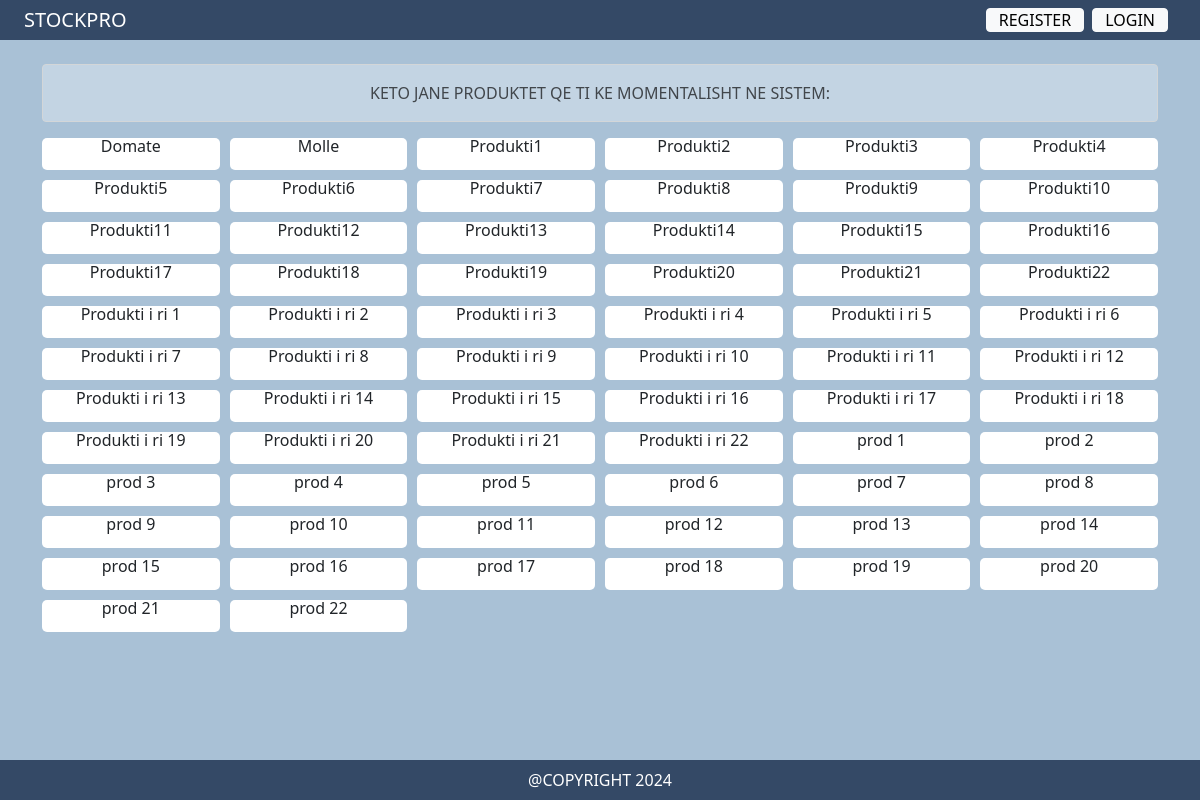
/products/, run on an earlier commit of the app's database.
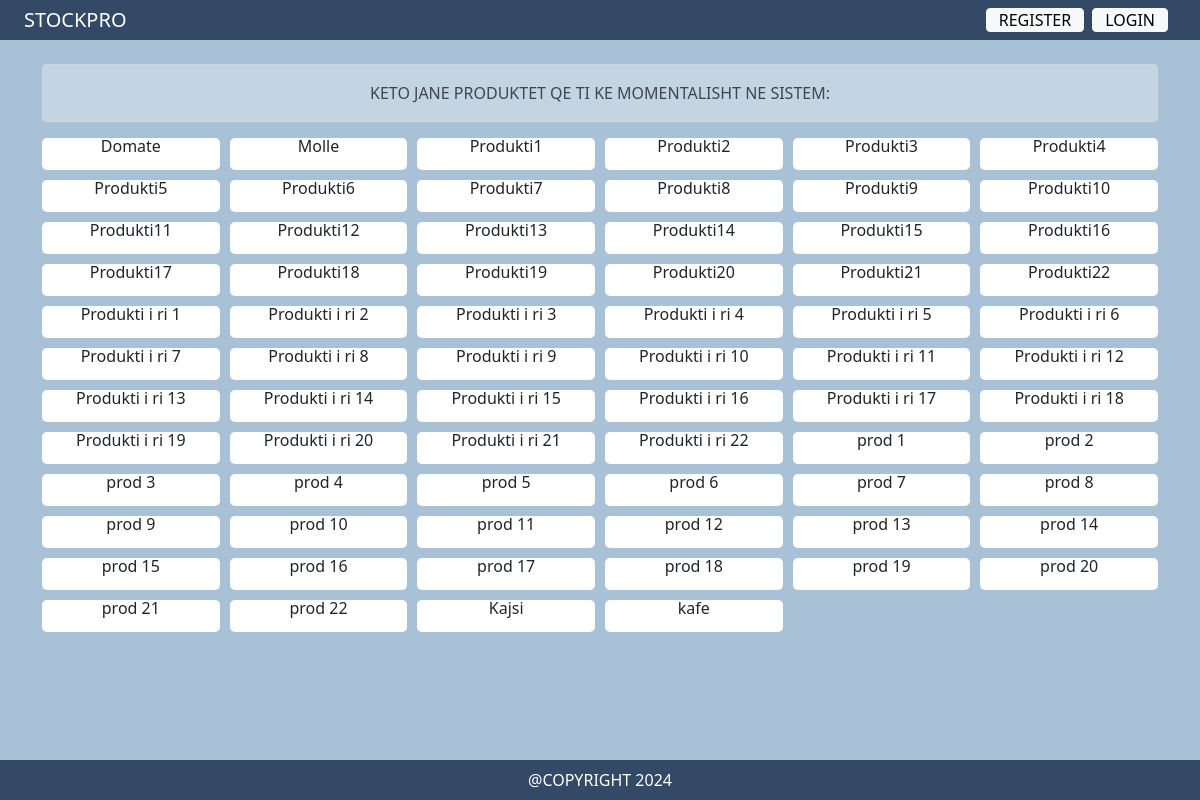
And on a later commit of the database.
### product/models.py (models this page shows, shortened)
class Product (models.Model):
    UNIT_CHOICES = [
        ('kg', 'Kilogram'),
        ('g', 'Gram'),
        ('L', 'Liter'),
        ('ml', 'Milliliter'),
        ('pcs', 'Cope'),
    ]
    name=models.CharField(max_length=255, unique=True)
    celja_quantity = models.DecimalField(default=0, decimal_places=2, max_digits=20, editable=False) #celja qe do llogaritet muaj per muaj
    actual_stock = models.DecimalField(default=0, decimal_places=2, max_digits=20) #stoku aktual per muajin aktual
    total_stock = models.DecimalField(default=0, decimal_places=2, max_digits=20) #stoku total per muajin e zgjedhur
    product_created_at = models.DateTimeField(auto_now_add=True) #kur eshte hedhur produkti ne sistem
    updated_at = models.DateTimeField(null=True, blank=True) #kur eshte bere ndonje ndryshim ne produkt (hedhje report, modifikim etj)
    notes = models.TextField (blank=True)  #momentalisht nuk jan editable
    created_by = models.ForeignKey(User, on_delete=models.PROTECT, null=True, related_name='created_products')
    last_modified_by = models.ForeignKey(User, on_delete=models.PROTECT, null=True)
    unit = models.CharField(max_length=10, choices=UNIT_CHOICES, default='kg')
    search_vector = SearchVectorField(null=True, editable = False)
    total_cost_per_product = models.DecimalField(max_digits=20, decimal_places=2, blank=True, null=True) #sa eshte shpenzuar per blerje per produktin e zgjedhur ne muajin e gjedhur
    total_revenue_per_product = models.DecimalField(max_digits=20, decimal_places=2, blank=True, null=True)#sa eshte gjeneruar fitim per produktin e zgjedhur ne muajin e gjedhur
    buys = models.DecimalField(max_digits=20, decimal_places=2, default=0) #sasia e blerjeve per produktin ne muajin e zgjedhur
    sales = models.DecimalField(max_digits=20, decimal_places=2, default=0)#sasia e shitjeve per produktin ne muajin e zgjedhur

### product/views.py (the view)
# urls.py: path('products/', views.list_all_products, name='list_all_products'),
def list_all_products(request):
    products = Product.objects.all()
    return render(request, 'product/list_all_products.html', {'products': products})

### product/templates/product/list_all_products.html (shortened to what this page needs)
{% extends 'core/base.html' %}
{% block content %}
<div class="container mt-4">
    <div class="alert alert-secondary text-center font-weight-bold custom-bg">
        KETO JANE PRODUKTET QE TI KE MOMENTALISHT NE SISTEM:
    </div>
    <div class="grid-container">
                    {% for prod in products %}
                    <div class="card">
                        <div class="card-body ">
                            <p>{{ prod.name }}</p>
                        </div>
                    </div>
                    {% endfor %}
                </div>
            </div>
{% endblock %}

What changed in the data, as far as the page shows it:
added Product: name "Kajsi"
added Product: name "kafe"
